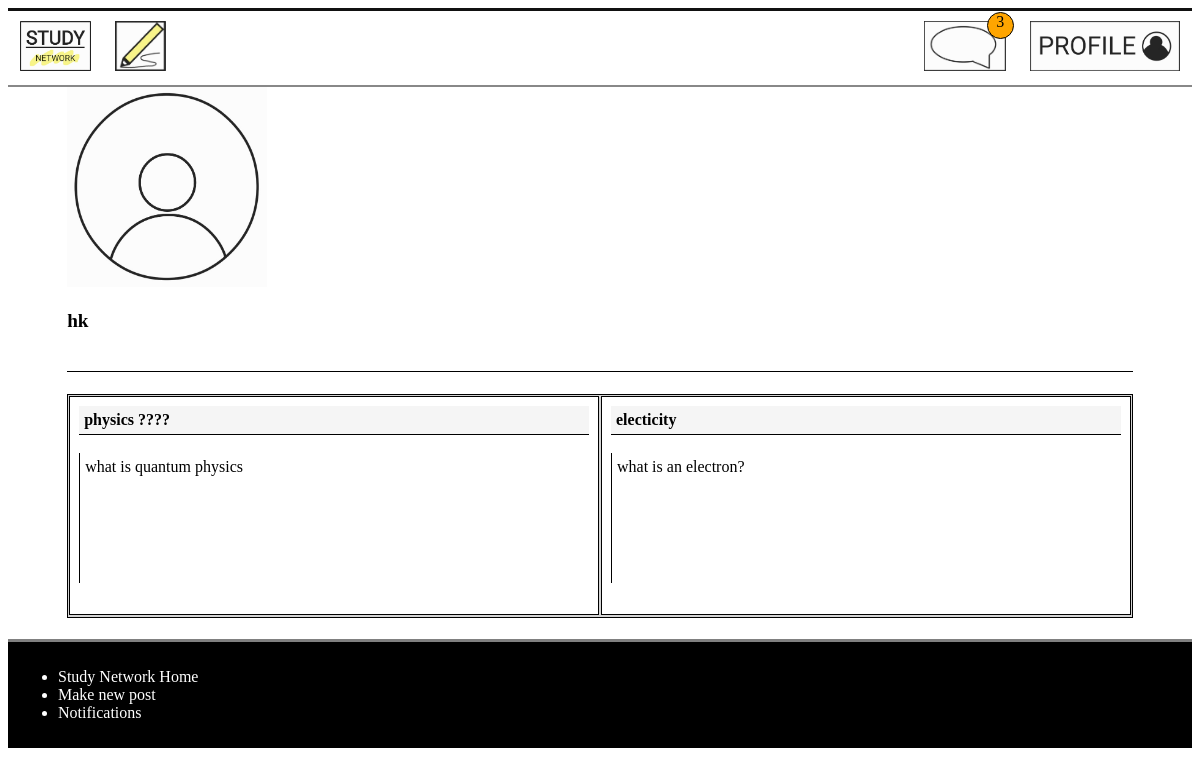
The page /profile/20 (signed in) on the database its author committed.
### models.py (models this page shows)
class User(db.Model):
    __tablename__ = 'User'
    id = db.Column(db.Integer, primary_key=True)
    username = db.Column(db.Text)
    email = db.Column(db.Text)
    password = db.Column(db.Text)
    user_post = db.relationship('Post', back_populates='post_user')
    notifications_user = db.relationship('Notification', back_populates='users_notification')
    users = db.relationship('Comment', back_populates='post')

class Post(db.Model):
    __tablename__ = 'Post'
    id = db.Column(db.Integer, primary_key=True)
    title = db.Column(db.Text)
    discussion = db.Column(db.Text)
    date = db.Column(db.Integer)
    comments = db.Column(db.Integer)
    user_id = db.Column(db.Integer, db.ForeignKey('User.id'))
    likes = db.Column(db.Integer)
    post_user = db.relationship('User', back_populates='user_post')
    replies_post = db.relationship('Reply', secondary=PostReply, back_populates='posts_reply')
    categories_post = db.relationship('Category', secondary=PostCategory, back_populates='posts_category')
    notifications_post = db.relationship('Notification', back_populates='posts_notification')
    posts = db.relationship('Comment', back_populates='user')

### main.py (the view)
@app.route('/profile/<int:id>')
def profile(id):
    user_info = models.User.query.filter_by(id = id).first_or_404()
    post_info = models.Post.query.filter_by(user_id = id).order_by(desc(models.Post.id)).all()
    if g.logged_in_user:
        logged_in_user_info = models.User.query.filter_by(id = session['logged_in_user']).first_or_404()
        return render_template('profile.html', user=user_info, post=post_info, loginuser=logged_in_user_info)
    else:
        return render_template('profile.html', user=user_info, post=post_info)

### main.py (called while the page is built)
@app.context_processor
def notification_processor():
    if  g.logged_in_user:
        num_notification = models.Notification.query.filter_by(user_id = session['logged_in_user']).all()
        if len(num_notification) > 99:
            return dict(num_notification = '99..') #When the number of notification is too big, it just shows 99+.
        else:
            return dict(num_notification = len(num_notification))
    else:
        return dict(num_notification = 'No one is logged in')

@app.before_request
def before_request():
    g.logged_in_user = None
    if 'logged_in_user' in session:
        g.logged_in_user = session['logged_in_user']

### templates/profile.html (shortened to what this page needs)
{% extends 'layout.html' %}
{% block content %}
<main>
<div class='personal_info'>
<img src='/static/logo/sampleProfile.jpg' alt='profile pic' width='200px' height='200px'>
<p class='username'><strong>{{ user.username }}</strong></p>
</div>
<div class='profile' id='pro'>
{% if post %}
    {% for each_post in post %}
        {% if g.logged_in_user %}
            <p><a href='/delete_post/{{each_post.id}}'><img id=manageProfile src='/static/logo/red X.jpg' alt='click to delete'></a>
                <a class='title' href='/comment/{{each_post.id}}'><strong>{{each_post.title}}</strong></a><br>
            <a class='discussion' href='/comment/{{each_post.id}}'>{{each_post.discussion}}</a></p>
        {% else %}
            <p><a class='title' href='/signin'><strong>{{each_post.title}}</strong></a><br>
            <a class='discussion' href='/signin'>{{each_post.discussion}}</a></p>
        {% endif %}
    {% endfor %}
</div>
{% else %}
    <p>There are no posts to display</p>
{% endif %}
</main>
{% endblock %}

### static/css/style.css (style rules this page uses)
a { text-decoration: none; color: #111; }
body main { display: block; max-width: 90%; margin-left: 5%; }
.title { grid-column: 1; grid-row: 1; margin-right: 2%; border-bottom: rgb(160, 160, 160) solid 3px; }
.discussion { grid-row:2; grid-column: 1; min-height: 100px; margin-right: 2%; padding-left: 1%; padding-top:1%; border-left: rgb(252, 229, 128) solid 3px; }
.profile { display: grid; grid-template-columns: 100%; overflow:auto; grid-row: black; border: 1px solid black; background-color: rgb(212, 212, 212); margin: 2% 0; }
.profile p { height: 200px; padding: 1.6666666666%; border: 1px solid black; overflow:scroll; margin: 0.2%; background-color: white; }
.profile p .title { display: block; background-color: whitesmoke; width: 98%; height: auto; margin:0; padding: 1%; color: black; border-bottom: 1px solid black; }
.profile p .discussion { display: block; padding: 1%; width: 98%; height: auto; color: black; min-height: 120px; border-left: 1px black solid; }
.personal_info { border-bottom: 1px solid black; padding-bottom: 20px; }
.username { font-size: larger; }
@media screen and (min-width: 600px) { .profile { grid-template-columns: 50% 50% } }

### rows shown on the page
User: username "hk"
Post: title "physics ????", discussion "what is quantum physics"
Post: title "electicity", discussion "what is an electron?"

### other values the page prints
{{ num_notification }} "3"
